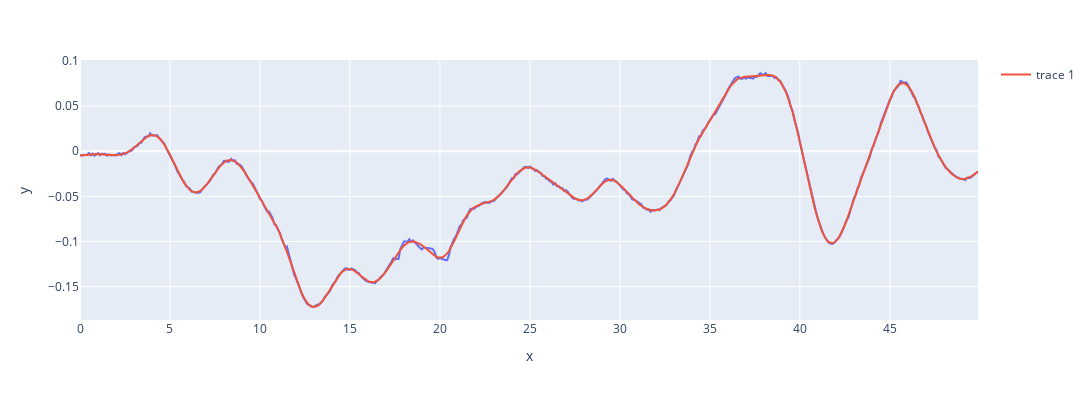
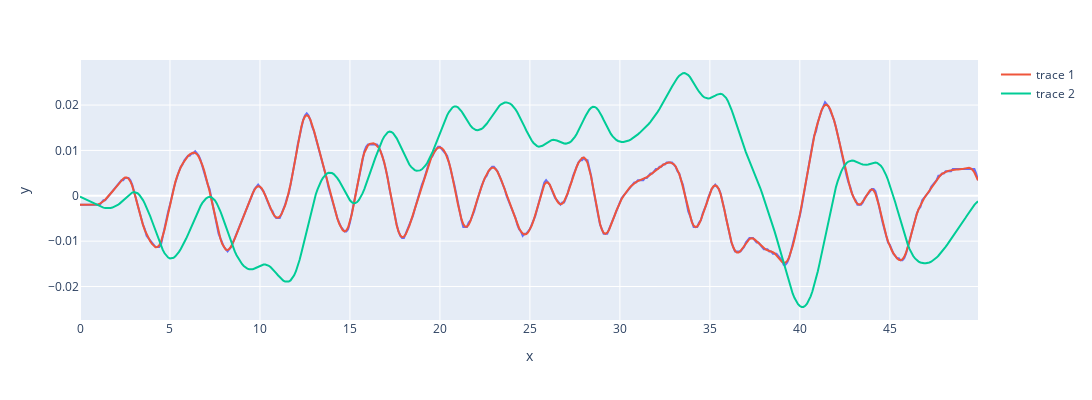

Write notebook code for charts like these, in order.
### Markdown cell above
## Inicializacao

### Code cell
import numpy as np
import pandas as pd
import sympy as sp
import scipy.io as sc 
import scipy.signal as signal
from sympy import symbols, pprint
import matplotlib.pyplot as plt
from structureSelector import *
from methods.utils.utilities import *
import plotly.express as px

def metrics(y, yest):
    residuo1 = y - yest
    mape = round(np.mean(np.abs(residuo1 / (yest + np.finfo(np.float64).eps))), 5)
    print('RMSE:', np.sqrt(np.mean(np.square(residuo1))), 'MSE:', np.mean(np.square(residuo1)), '\nAET:', np.sum(np.abs(residuo1)), '\nMAPE:', str(mape) + '%')
    cc = np.corrcoef(y, yest)
    #print("Correlation pearson:", np.mean(cc))

def recursiveMQ(y, phi, pad):
    size = phi.shape[1]
    nit = y.shape[0]
    p = 1000 * np.eye(size)
    teta = np.zeros((size, 1))

    erro = np.zeros(nit)
    print(phi.shape, nit)

    for t in range(0, nit):
        fi = phi[t,:]
        fi = fi.reshape(-1, 1)
        #print(teta, fi.T,'\n')
        erro[t] = y[t] - np.dot(teta.T, fi)
        k = np.dot(np.dot(p, fi), 1 / (1 + np.dot(np.dot(fi.T, p), fi)))
        teta = teta + np.dot(k, erro[t])
        p = p - np.dot(np.dot(k, fi.T), p)

    return np.squeeze(teta)

def integrate(p, ts=0.1):
    r = np.zeros(p.shape)
    r[0] = p[0] * ts
    for i in range(1, p.shape[0]):
        r[i] = r[i-1] + p[i] * ts
    return r

ballbeam  = np.loadtxt('data/ballbeam.dat')
print(ballbeam.shape)
part = 500#ballbeam.shape[0] // 2#700

u = ballbeam[:part, 0].reshape((1,-1))
y = ballbeam[:part, 1].reshape((1,-1))

wn = 0.1
b1, a1 = signal.butter(4, wn, 'low')

filtered = signal.filtfilt(b1, a1, y, padlen=100)

dy = np.zeros(filtered.shape)
dy[:, 1:] = (filtered[0, 1:] - filtered[0, :-1]) / 0.1

t = np.arange(0, part/10, 0.1)

fig=px.line(x=t, y=y[0].T, height=400, width=1300)
fig.add_scatter(x=t, y=filtered[0].T ,mode='lines')
fig.show()

wn = 0.2
b1, a1 = signal.butter(4, wn, 'low')
ufiltered = signal.filtfilt(b1, a1, u, padlen=100)
#ufiltered[0, :15] = 0
U = integrate(ufiltered.T).T

fig=px.line(x=t, y=u[0].T, height=400, width=1300)
fig.add_scatter(x=t, y=ufiltered[0].T, mode='lines')
fig.add_scatter(x=t, y=U[0].T, mode='lines')
fig.show()

### Figure 1 — Plotly figure (JSON) as saved in the notebook; plotly's stock layout.template omitted (floating-point values rounded to 4 significant figures; data arrays with more than 128 entries replaced by an {"elided": "..."} marker saying what was removed)
{"data": [{"hovertemplate": "x=%{x}<br>y=%{y}<extra></extra>", "legendgroup": "", "line": {"color": "#636efa", "dash": "solid"}, "marker": {"symbol": "circle"}, "mode": "lines", "name": "", "orientation": "v", "showlegend": false, "type": "scatter", "x": {"elided": "500 float values"}, "xaxis": "x", "y": {"elided": "500 float values"}, "yaxis": "y"}, {"mode": "lines", "type": "scatter", "x": {"elided": "500 float values"}, "y": {"elided": "500 float values"}}], "layout": {"height": 400, "legend": {"tracegroupgap": 0}, "margin": {"t": 60}, "width": 1300, "xaxis": {"anchor": "y", "domain": [0, 1], "title": {"text": "x"}}, "yaxis": {"anchor": "x", "domain": [0, 1], "title": {"text": "y"}}}}

### Figure 2 — Plotly figure (JSON) as saved in the notebook; plotly's stock layout.template omitted (floating-point values rounded to 4 significant figures; data arrays with more than 128 entries replaced by an {"elided": "..."} marker saying what was removed)
{"data": [{"hovertemplate": "x=%{x}<br>y=%{y}<extra></extra>", "legendgroup": "", "line": {"color": "#636efa", "dash": "solid"}, "marker": {"symbol": "circle"}, "mode": "lines", "name": "", "orientation": "v", "showlegend": false, "type": "scatter", "x": {"elided": "500 float values"}, "xaxis": "x", "y": {"elided": "500 float values"}, "yaxis": "y"}, {"mode": "lines", "type": "scatter", "x": {"elided": "500 float values"}, "y": {"elided": "500 float values"}}, {"mode": "lines", "type": "scatter", "x": {"elided": "500 float values"}, "y": {"elided": "500 float values"}}], "layout": {"height": 400, "legend": {"tracegroupgap": 0}, "margin": {"t": 60}, "width": 1300, "xaxis": {"anchor": "y", "domain": [0, 1], "title": {"text": "x"}}, "yaxis": {"anchor": "x", "domain": [0, 1], "title": {"text": "y"}}}}
